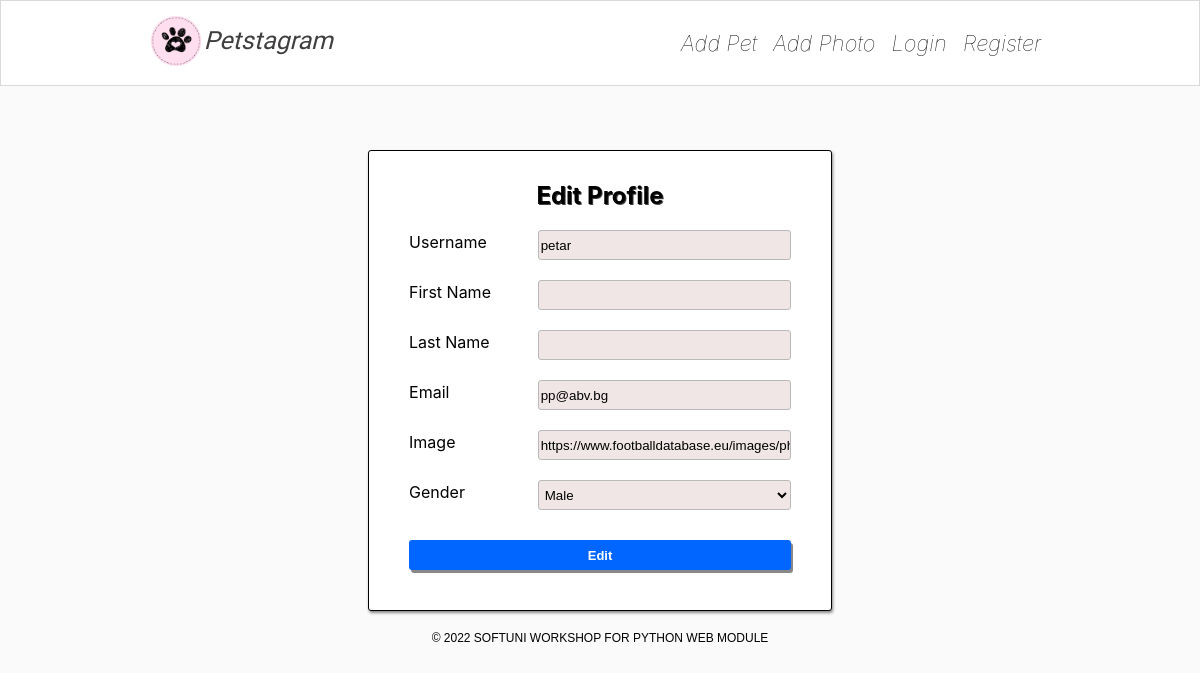
Page /accounts/profile/1/edit/ on the earlier database version.
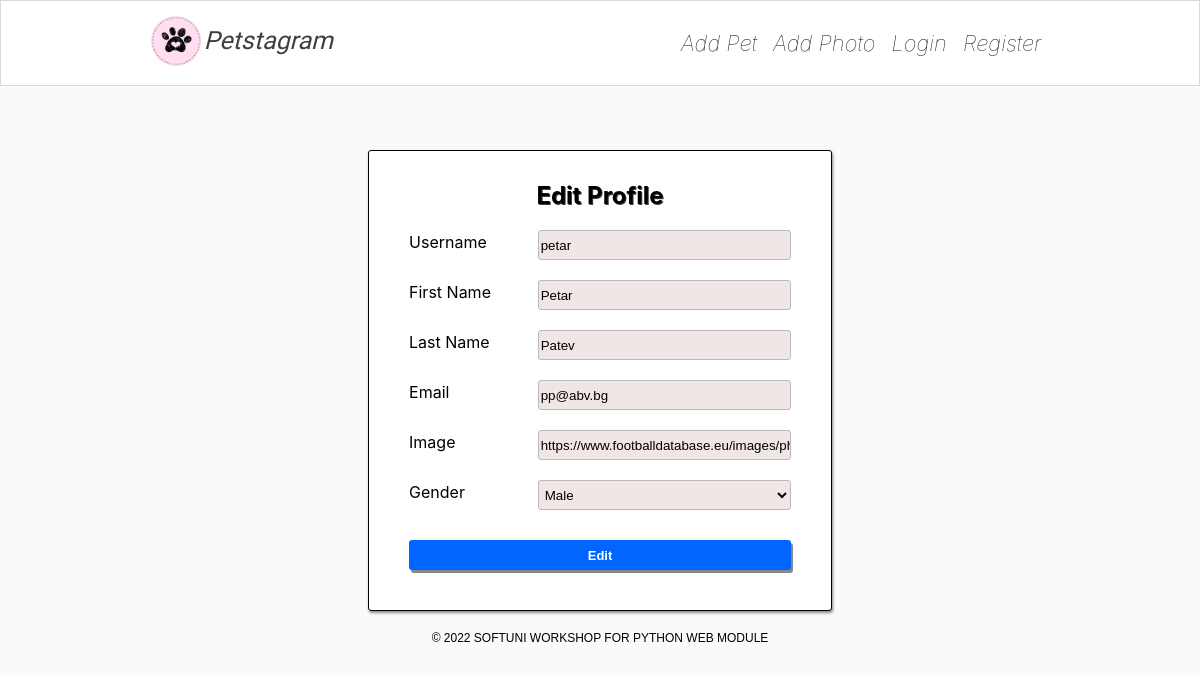
Same page on the later database version.
### petstagram_second/accounts/models.py (models this page shows, shortened)
class PetstagramUser(auth_models.AbstractUser):
    NAME_MAX_LENGTH = 30
    NAME_MIN_LENGTH = 2
    first_name = models.CharField(
        null=True,
        blank=True,
        max_length=NAME_MAX_LENGTH,
        validators=(
            MinLengthValidator(NAME_MIN_LENGTH),
            only_alphabetical_letters_validator,
        ),
    )
    last_name = models.CharField(
        null=True,
        blank=True,
        max_length=NAME_MAX_LENGTH,
        validators=(
            MinLengthValidator(NAME_MIN_LENGTH),
            only_alphabetical_letters_validator,
        ),
    )
    email = models.EmailField(
        null=False,
        blank=False,
        unique=True,
    )
    profile_picture = models.URLField(
        null=True,
        blank=True,
    )
    gender = models.CharField(
        choices=GendersTypes.choices(),
        max_length=GendersTypes.max_len_genders(),
    )

### petstagram_second/accounts/views.py (the view)
# urls.py: path('<int:pk>/edit/', user_edit, name='user edit'),
def user_edit(request, pk):
    user = UserModel.objects.filter(pk=pk).get()
    if request.method == 'GET':
        form = EditUserForm(instance=user)
    else:
        form = EditUserForm(request.POST, instance=user)
        if form.is_valid():
            form.save()
            return redirect('user details', pk=user.pk)
    context = {
        'form': form,
        'user': user,
    }
    return render(request, 'accounts/profile-edit-page.html', context)

### petstagram_second/accounts/forms.py
class EditUserForm(forms.ModelForm):
    class Meta:
        model = UserModel
        fields = ('username', 'first_name', 'last_name', 'email', 'profile_picture', 'gender',)
        labels = {
            'username': 'Username',
            'first_name': 'First Name',
            'last_name': 'Last Name',
            'email': 'Email',
            'profile_picture': 'Image',
            'gender': 'Gender',
        }

### templates/accounts/profile-edit-page.html (shortened to what this page needs)
{% extends 'base.html' %}
{% block page_content %}
    <div class="edit-delete">
        <h2>Edit Profile</h2>
        <form method="post" action="{% url 'user edit' pk=user.pk %}">
            {% for field in form %}
                <div class="label-input">
                    <label>{{ field.label }}</label>
                    {% if not field.label == "Gender:" %}
                        {{ field }}
                    {% endif %}
                </div>
                <br>
            {% endfor %}
            <button class="edit-btn" type="submit">Edit</button>
        </form>
    </div>
{% endblock %}

Differences in the rows shown:
changed PetstagramUser "petar": first_name (not shown) → "Petar"; last_name (not shown) → "Patev"
